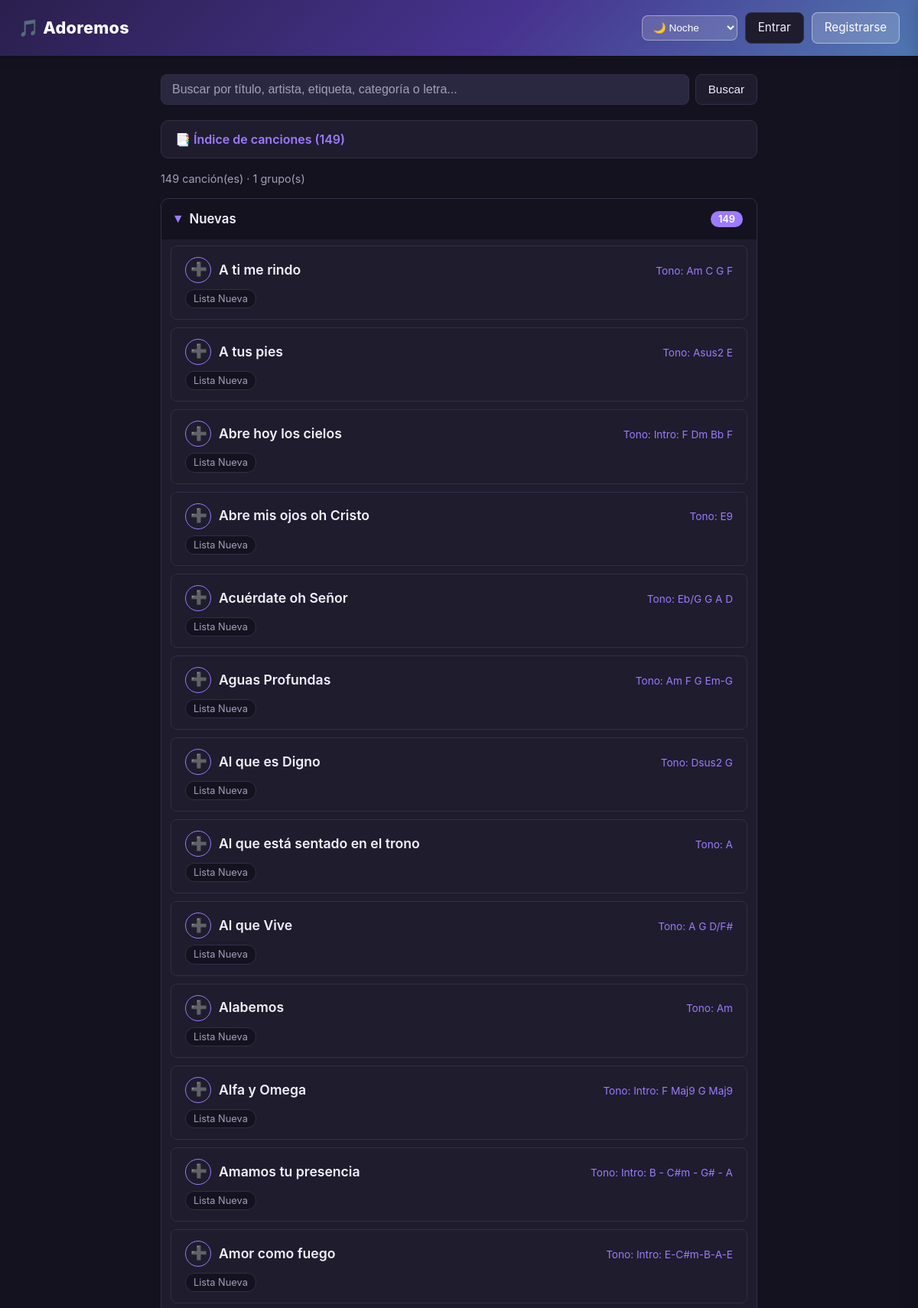
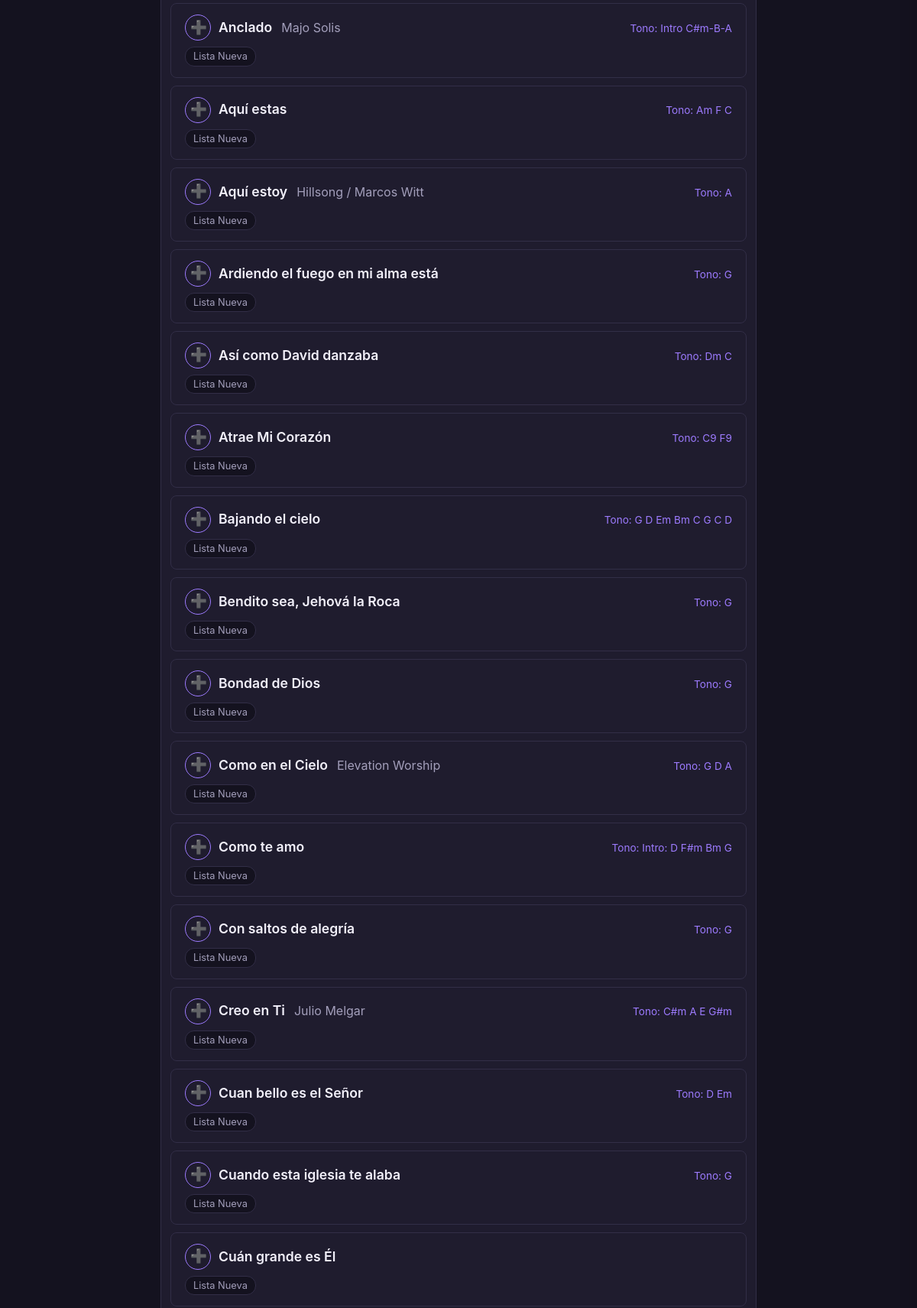
The page / (upper part) on the database its author committed (2 pictures, top to bottom).
### tables this page shows
CREATE TABLE canciones (
                id           INTEGER PRIMARY KEY AUTOINCREMENT,
                titulo       TEXT NOT NULL,
                artista      TEXT DEFAULT '',
                tono         TEXT DEFAULT '',
                etiquetas    TEXT DEFAULT '',
                letra        TEXT DEFAULT '',
                creada_en    TEXT DEFAULT CURRENT_TIMESTAMP,
                modificada_en TEXT DEFAULT CURRENT_TIMESTAMP
            , categoria TEXT DEFAULT '', youtube TEXT DEFAULT '', estado TEXT DEFAULT 'aprobada', funcion TEXT DEFAULT '', tempo TEXT DEFAULT '');

### app.py (the view)
@app.route("/")
def inicio():
    busqueda = request.args.get("q", "").strip()
    canciones = database.listar_canciones(busqueda)
    grupos = database.agrupar_por_categoria(canciones)
    return render_template(
        "index.html",
        grupos=grupos,
        canciones=canciones,   # lista plana alfabética para el índice
        total=len(canciones),
        busqueda=busqueda,
        funciones=database.FUNCIONES,
        estilos=database.CATEGORIAS_SUGERIDAS,
        tempos=database.TEMPOS,
    )

### app.py (called while the page is built)
def usuario_actual():
    if session.get("usuario_id"):
        return {
            "id": session["usuario_id"],
            "usuario": session.get("usuario"),
            "rol": session.get("rol"),
        }
    return None

def es_admin():
    u = usuario_actual()
    return bool(u and u["rol"] == "admin")

@app.context_processor
def inyectar_usuario():
    pendientes = database.contar_pendientes() if es_admin() else 0
    return {"usuario_actual": usuario_actual(), "pendientes": pendientes}

### database.py (called while the page is built, shortened)
def conectar():
    if USAR_POSTGRES:
        return psycopg2.connect(DATABASE_URL)
    conexion = sqlite3.connect(RUTA_DB)
    conexion.row_factory = sqlite3.Row
    return conexion

def _placeholders(sql):
    return sql.replace("?", "%s") if USAR_POSTGRES else sql

def _ejecutar(sql, params=(), fetch=None):
    con = conectar()
    try:
        if USAR_POSTGRES:
            cur = con.cursor(cursor_factory=psycopg2.extras.RealDictCursor)
        else:
            cur = con.cursor()
        cur.execute(_placeholders(sql), params)
        resultado = None
        if fetch == "one":
            resultado = cur.fetchone()
        elif fetch == "all":
            resultado = cur.fetchall()
        elif fetch == "id":
            if USAR_POSTGRES:
                fila = cur.fetchone()
                resultado = fila["id"] if fila else None
            else:
                resultado = cur.lastrowid
        con.commit()
        return resultado
    finally:
        con.close()

def listar_canciones(busqueda="", solo_aprobadas=True):
    like = "ILIKE" if USAR_POSTGRES else "LIKE"
    orden = "LOWER(titulo)" if USAR_POSTGRES else "titulo COLLATE NOCASE"
    condiciones = []
    params = []
    if solo_aprobadas:
        condiciones.append("(estado = 'aprobada' OR estado IS NULL)")
    where = ("WHERE " + " AND ".join(condiciones)) if condiciones else ""
    sql = f"SELECT * FROM canciones {where} ORDER BY {orden}"
    return _ejecutar(sql, tuple(params), fetch="all")

### templates/index.html (shortened to what this page needs)
{% extends "base.html" %}
{% block contenido %}
<form class="buscador" method="get" action="{{ url_for('inicio') }}">
    <input type="search" name="q" value="{{ busqueda }}"
           placeholder="Buscar por título, artista, etiqueta, categoría o letra...">
    <button type="submit" class="btn">Buscar</button>
</form>
{% if total > 0 %}
    <details class="indice">
        <summary class="indice-titulo">📑 Índice de canciones ({{ total }})</summary>
    </details>
    <p class="contador">{{ total }} canción(es) · {{ grupos|length }} grupo(s)</p>
    {% for categoria, canciones in grupos %}
        <details class="grupo" open>
            <summary class="grupo-titulo">
                <span class="grupo-nombre">{{ categoria }}</span>
                <span class="grupo-cantidad">{{ canciones|length }}</span>
            </summary>
            <ul class="lista-canciones">
                {% for cancion in canciones %}
                    <li>
                        <div class="fila-cancion">
                            <button class="btn-agregar" title="Agregar a la lista del evento"
                                    data-id="{{ cancion['id'] }}"
                                    data-titulo="{{ cancion['titulo'] }}"
                                    data-tono="{{ cancion['tono'] or '' }}">➕</button>
                            <a href="{{ url_for('ver_cancion', cancion_id=cancion['id']) }}">
                                <span class="titulo">{{ cancion['titulo'] }}</span>
                                {% if cancion['artista'] %}
                                    <span class="artista">{{ cancion['artista'] }}</span>
                                {% endif %}
                                {% if cancion['tono'] %}
                                    <span class="tono">Tono: {{ cancion['tono'] }}</span>
                                {% endif %}
                            </a>
                        </div>
                        {% if cancion['etiquetas'] %}
                            <div class="etiquetas">
                                {% for etiqueta in cancion['etiquetas'].split(',') %}
                                    {% if etiqueta.strip() %}
                                        <span class="etiqueta">{{ etiqueta.strip() }}</span>
                                    {% endif %}
                                {% endfor %}
                            </div>
                        {% endif %}
                    </li>
                {% endfor %}
            </ul>
        </details>
    {% endfor %}
{% endif %}
{% endblock %}

### templates/base.html (shortened to what this page needs)
<!doctype html>
<html lang="es">
<head>
    <link rel="stylesheet" href="{{ url_for('static', filename='style.css') }}">
</head>
<body>
    <header>
        <a href="{{ url_for('inicio') }}" class="logo">🎵 Adoremos</a>
        <div class="header-acciones">
            <select class="tema-selector" id="tema-selector" onchange="cambiarTema(this.value)" title="Cambiar tema">
                <option value="noche">🌙 Noche</option>
            </select>
            {% if usuario_actual %}
                {% if usuario_actual.rol == 'admin' %}
                    <a href="{{ url_for('revisar') }}" class="btn">📋 Revisar{% if pendientes %} <span class="rep-badge">{{ pendientes }}</span>{% endif %}</a>
                {% endif %}
                <a href="{{ url_for('nueva_cancion') }}" class="btn btn-nueva">+ Nueva canción</a>
                <span class="usuario-chip">👤 {{ usuario_actual.usuario }}</span>
                <a href="{{ url_for('logout') }}" class="btn">Salir</a>
            {% else %}
                <a href="{{ url_for('login') }}" class="btn">Entrar</a>
                <a href="{{ url_for('registro') }}" class="btn btn-nueva">Registrarse</a>
            {% endif %}
        </div>
    </header>
    <main>
        {% block contenido %}{% endblock %}
    </main>
</body>
</html>

### static/style.css (style rules this page uses)
:root, [data-theme="noche"] { --color-principal: #9d7bff; --color-principal-oscuro: #7d5cff; --gris-fondo: #14121f; --card: #1f1c2e; --input-bg: #2a2740; --gris-borde: #322e47; --texto: #f2f0fa; --texto-suave: #a39fbb; --rojo: #ff6b6b; --hero: linear-gradient(135deg, #2a1f4d 0%, #47338f 55%, #5ad1e0 160%); }
* { box-sizing: border-box; }
body { margin: 0; font-family: -apple-system, "Segoe UI", Roboto, Arial, sans-serif; background: var(--gris-fondo); color: var(--texto); line-height: 1.5; }
header { display: flex; justify-content: space-between; align-items: center; gap: 12px; background: var(--hero); padding: 16px 24px; position: sticky; top: 0; z-index: 10; box-shadow: 0 2px 12px rgba(0,0,0,0.18); }
.logo { font-size: 1.35rem; font-weight: 800; color: #ffffff; text-decoration: none; letter-spacing: 0.3px; }
.header-acciones { display: flex; align-items: center; gap: 10px; }
.tema-selector { background: rgba(255,255,255,0.15); color: #fff; border: 1px solid rgba(255,255,255,0.4); border-radius: 8px; padding: 7px 10px; font-size: 0.85rem; cursor: pointer; }
.tema-selector option { color: #222; }
header .btn-nueva { background: rgba(255,255,255,0.18); border: 1px solid rgba(255,255,255,0.45); color: #fff; }
input, select, textarea { background: var(--input-bg); color: var(--texto); }
input::placeholder, textarea::placeholder { color: var(--texto-suave); }
main { max-width: 820px; margin: 24px auto; padding: 0 20px; }
.btn { display: inline-block; padding: 8px 16px; border-radius: 8px; border: 1px solid var(--gris-borde); background: var(--card); color: var(--texto); text-decoration: none; font-size: 0.95rem; cursor: pointer; transition: background 0.15s; }
.btn-nueva { background: var(--color-principal); color: white; border-color: var(--color-principal); }
.buscador { display: flex; gap: 8px; margin-bottom: 20px; }
.buscador input { flex: 1; padding: 10px 14px; border: 1px solid var(--gris-borde); border-radius: 8px; font-size: 1rem; }
.contador { color: var(--texto-suave); font-size: 0.9rem; }
.indice { background: var(--card); border: 1px solid var(--gris-borde); border-radius: 10px; margin-bottom: 16px; padding: 0 4px; }
.indice-titulo { padding: 12px 14px; cursor: pointer; font-weight: 600; color: var(--color-principal); list-style: none; user-select: none; }
.grupo { background: var(--card); border: 1px solid var(--gris-borde); border-radius: 10px; margin-bottom: 12px; overflow: hidden; }
.grupo-titulo { display: flex; align-items: center; gap: 10px; padding: 14px 18px; cursor: pointer; font-weight: 600; font-size: 1.05rem; list-style: none; user-select: none; background: var(--gris-fondo); }
.grupo-titulo::before { content: "▸"; color: var(--color-principal); transition: transform 0.15s; }
.grupo[open] > .grupo-titulo::before { transform: rotate(90deg); }
.grupo-nombre { flex: 1; }
.grupo-cantidad { background: var(--color-principal); color: white; border-radius: 12px; padding: 1px 10px; font-size: 0.8rem; }
.grupo .lista-canciones { padding: 8px 12px 12px; }
.grupo .lista-canciones li { border-radius: 8px; }
.lista-canciones { list-style: none; padding: 0; margin: 0; }
.lista-canciones li { background: var(--card); border: 1px solid var(--gris-borde); border-radius: 10px; margin-bottom: 10px; padding: 14px 18px; }
.lista-canciones a { text-decoration: none; color: var(--texto); display: flex; flex-wrap: wrap; align-items: baseline; gap: 12px; }
.lista-canciones .titulo { font-weight: 600; font-size: 1.1rem; }
.lista-canciones .artista { color: var(--texto-suave); }
.lista-canciones .tono { margin-left: auto; font-size: 0.85rem; color: var(--color-principal); }
.fila-cancion { display: flex; align-items: center; gap: 10px; }
.fila-cancion > a { flex: 1; }
.btn-agregar { flex-shrink: 0; width: 34px; height: 34px; border-radius: 50%; border: 1px solid var(--color-principal); background: var(--card); color: var(--color-principal); font-size: 1.1rem; line-height: 1; cursor: pointer; transition: background 0.15s, color 0.15s; }
.etiquetas { margin-top: 8px; display: flex; flex-wrap: wrap; gap: 6px; }
.etiqueta { background: var(--gris-fondo); border: 1px solid var(--gris-borde); border-radius: 12px; padding: 2px 10px; font-size: 0.8rem; color: var(--texto-suave); }

### rows shown on the page
canciones: titulo "A ti me rindo", tono "Am C G F", strip "Lista Nueva"
canciones: titulo "A tus pies", tono "Asus2 E", strip "Lista Nueva"
canciones: titulo "Abre hoy los cielos", tono "Intro: F Dm Bb F", strip "Lista Nueva"
canciones: titulo "Abre mis ojos oh Cristo", tono "E9", strip "Lista Nueva"
canciones: titulo "Acuérdate oh Señor", tono "Eb/G G A D", strip "Lista Nueva"
canciones: titulo "Aguas Profundas", tono "Am F G Em-G", strip "Lista Nueva"
canciones: titulo "Al que es Digno", tono "Dsus2 G", strip "Lista Nueva"
canciones: titulo "Al que está sentado en el trono", tono "A", strip "Lista Nueva"
canciones: titulo "Al que Vive", tono "A G D/F#", strip "Lista Nueva"
canciones: titulo "Alabemos", tono "Am", strip "Lista Nueva"
canciones: titulo "Alfa y Omega", tono "Intro: F Maj9 G Maj9", strip "Lista Nueva"
canciones: titulo "Amamos tu presencia", tono "Intro: B - C#m - G# - A", strip "Lista Nueva"
canciones: titulo "Amor como fuego", tono "Intro: E-C#m-B-A-E", strip "Lista Nueva"
canciones: titulo "Anclado", artista "Majo Solis", tono "Intro C#m-B-A", strip "Lista Nueva"
canciones: titulo "Aquí estas", tono "Am F C", strip "Lista Nueva"
canciones: titulo "Aquí estoy", artista "Hillsong / Marcos Witt", tono "A", strip "Lista Nueva"
canciones: titulo "Ardiendo el fuego en mi alma está", tono "G", strip "Lista Nueva"
canciones: titulo "Así como David danzaba", tono "Dm C", strip "Lista Nueva"
canciones: titulo "Atrae Mi Corazón", tono "C9 F9", strip "Lista Nueva"
canciones: titulo "Bajando el cielo", tono "G D Em Bm C G C D", strip "Lista Nueva"
canciones: titulo "Bendito sea, Jehová la Roca", tono "G", strip "Lista Nueva"
canciones: titulo "Bondad de Dios", tono "G", strip "Lista Nueva"
canciones: titulo "Como en el Cielo", artista "Elevation Worship", tono "G D A", strip "Lista Nueva"
canciones: titulo "Como te amo", tono "Intro: D F#m Bm G", strip "Lista Nueva"
canciones: titulo "Con saltos de alegría", tono "G", strip "Lista Nueva"
canciones: titulo "Creo en Ti", artista "Julio Melgar", tono "C#m A E G#m", strip "Lista Nueva"
canciones: titulo "Cuan bello es el Señor", tono "D Em", strip "Lista Nueva"
canciones: titulo "Cuando esta iglesia te alaba", tono "G", strip "Lista Nueva"
canciones: titulo "Cuán grande es Él", strip "Lista Nueva"

### other values the page prints
{{ total }} "149"
{{ grupos|length }} "1"
{{ categoria }} "Nuevas"
{{ canciones|length }} "149"
